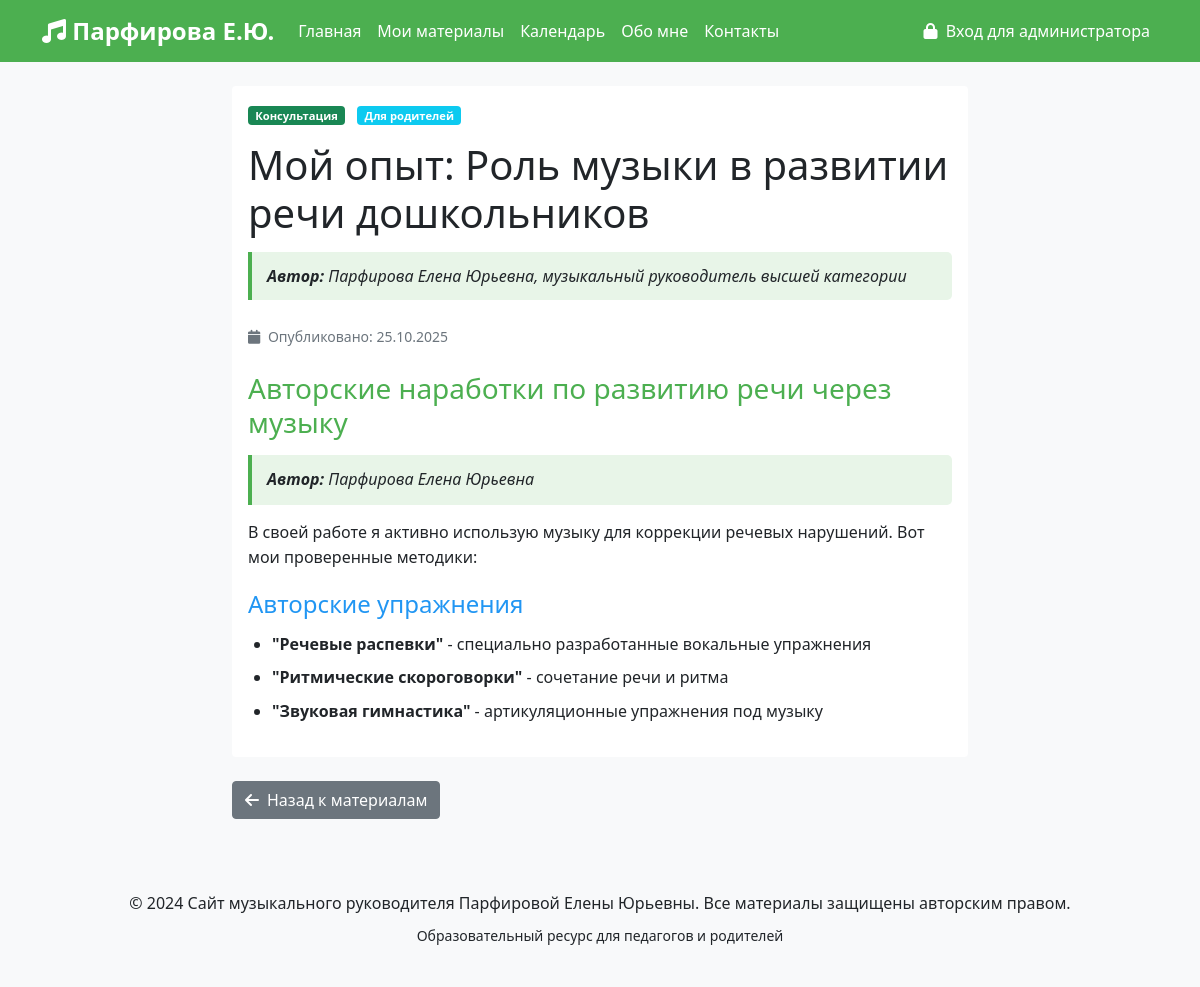
Page /material/2 on the committed database.
### models.py (models this page shows)
class Material(db.Model):
    id = db.Column(db.Integer, primary_key=True)
    title = db.Column(db.String(200), nullable=False)
    content = db.Column(db.Text, nullable=False)
    category = db.Column(db.String(50), nullable=False)
    target_audience = db.Column(db.String(50), nullable=False)
    created_date = db.Column(db.DateTime, nullable=False, default=lambda: datetime.now(timezone.utc))
    file_path = db.Column(db.String(300))
    is_published = db.Column(db.Boolean, default=True)

### app.py (the view)
@app.route('/material/<int:material_id>')
def material_detail(material_id):
    material = db.session.get(Material, material_id)
    if not material:
        abort(404)
    log_visit(f'material_{material_id}')
    return render_template('material_detail.html', material=material)

### app.py (called while the page is built)
def log_visit(page):
    visit = PageVisit(
        page=page,
        ip_address=request.remote_addr
    )
    db.session.add(visit)
    db.session.commit()

### templates/material_detail.html (shortened to what this page needs)
{% extends "base.html" %}
{% block content %}
<div class="container mt-4">
    <div class="row">
        <div class="col-lg-8 mx-auto">
            <article class="card">
                <div class="card-body">
                    <span class="badge bg-success mb-3">
                        {% if material.category == 'consultation' %}Консультация
                        {% elif material.category == 'scenario' %}Сценарий
                        {% elif material.category == 'methodical' %}Методическая разработка
                        {% else %}Статья{% endif %}
                    </span>
                    <span class="badge bg-info ms-2">
                        {% if material.target_audience == 'teachers' %}Для педагогов
                        {% elif material.target_audience == 'parents' %}Для родителей
                        {% else %}Для всех{% endif %}
                    </span>
                    <h1 class="card-title">{{ material.title }}</h1>
                    <div class="author-note mb-4">
                        <strong>Автор:</strong> Парфирова Елена Юрьевна, музыкальный руководитель высшей категории
                    </div>
                    <div class="text-muted mb-4">
                        <small>
                            <i class="fas fa-calendar me-1"></i>
                            Опубликовано: {{ material.created_date.strftime('%d.%m.%Y') }}
                        </small>
                    </div>
                    <div class="material-content">
                        {{ material.content | safe }}
                    </div>
                </div>
            </article>
            <div class="mt-4">
                <a href="{{ url_for('materials') }}" class="btn btn-secondary">
                    <i class="fas fa-arrow-left me-2"></i>Назад к материалам
                </a>
            </div>
        </div>
    </div>
</div>
{% endblock %}

### static/css/style.css (style rules this page uses)
:root { --primary-color: #4CAF50; --secondary-color: #FFC107; --accent-color: #2196F3; }
body { font-family: 'Segoe UI', Tahoma, Geneva, Verdana, sans-serif; background-color: #f8f9fa; }
.card { transition: transform 0.3s ease, box-shadow 0.3s ease; border: none; }
.badge { font-size: 0.7rem; }
.card { animation: fadeIn 0.6s ease-out; }
.author-note { background-color: #e8f5e8; border-left: 4px solid #4CAF50; padding: 10px 15px; margin: 15px 0; border-radius: 0 5px 5px 0; }
.author-note { background-color: #e8f5e8; border-left: 4px solid #4CAF50; padding: 12px 15px; margin: 15px 0; border-radius: 0 5px 5px 0; font-style: italic; }
.material-content { line-height: 1.6; }
.material-content h3 { color: #4CAF50; margin-top: 1.5rem; margin-bottom: 1rem; }
.material-content h4 { color: #2196F3; margin-top: 1.2rem; margin-bottom: 0.8rem; }
.material-content ul { padding-left: 1.5rem; }
.material-content li { margin-bottom: 0.5rem; }

### rows in the picture
Material: title "Мой опыт: Роль музыки в развитии речи дошкольников", created_date "25.10.2025", content "Авторские наработки по развитию речи через музыку Автор: Парфирова Елена Юрьевна В своей работе я активно использую музыку для коррекции речевых нарушений. Вот мои проверенные методики: Авторские упражнения \"Речевые распевки\" - специально разработанные вокальные упражнения \"Ритмические скороговорки\" - сочетание речи и ритма \"Звуковая гимнастика\" - артикуляционные упражнения под музыку"
